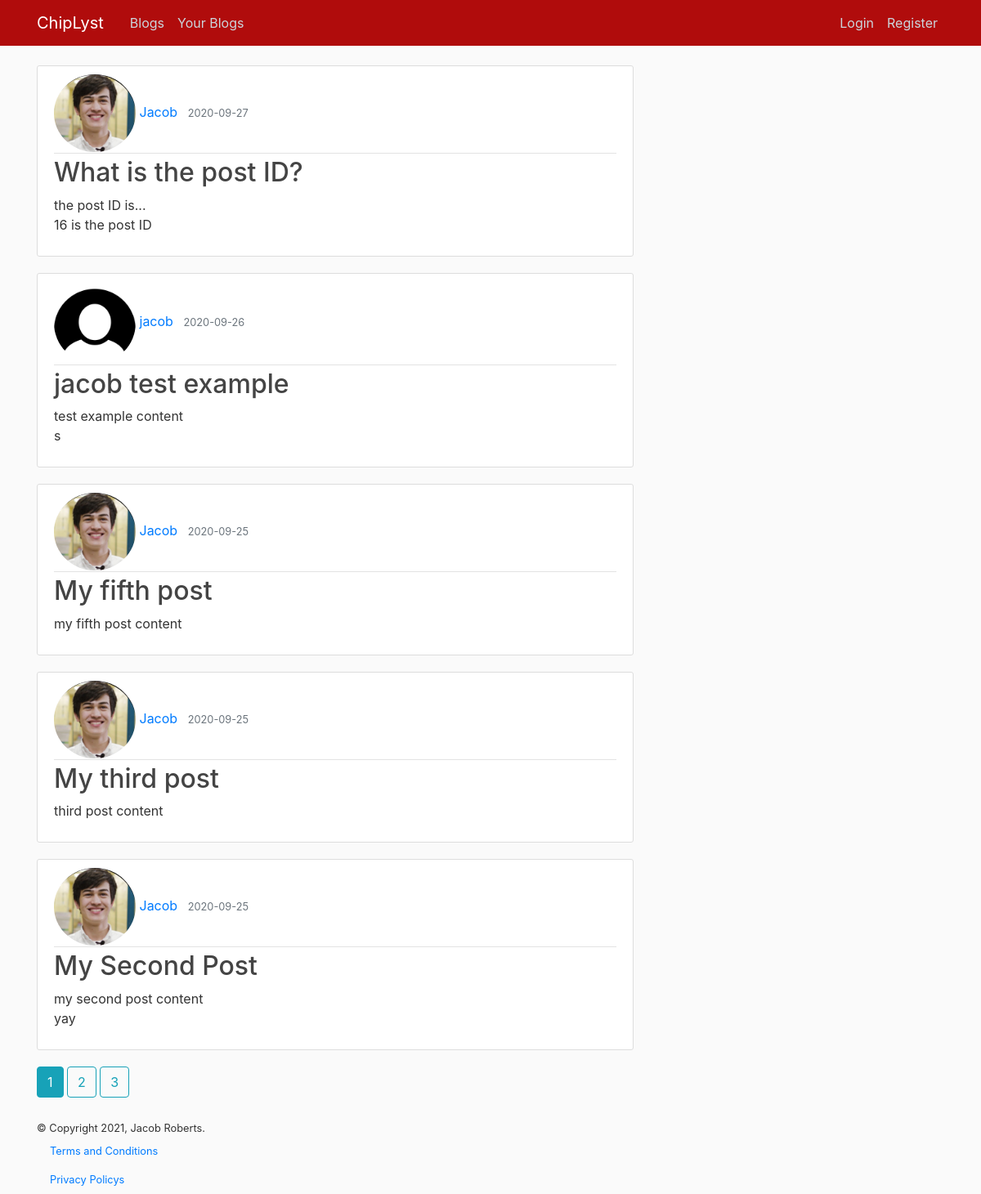
Page /home on the earlier database version.
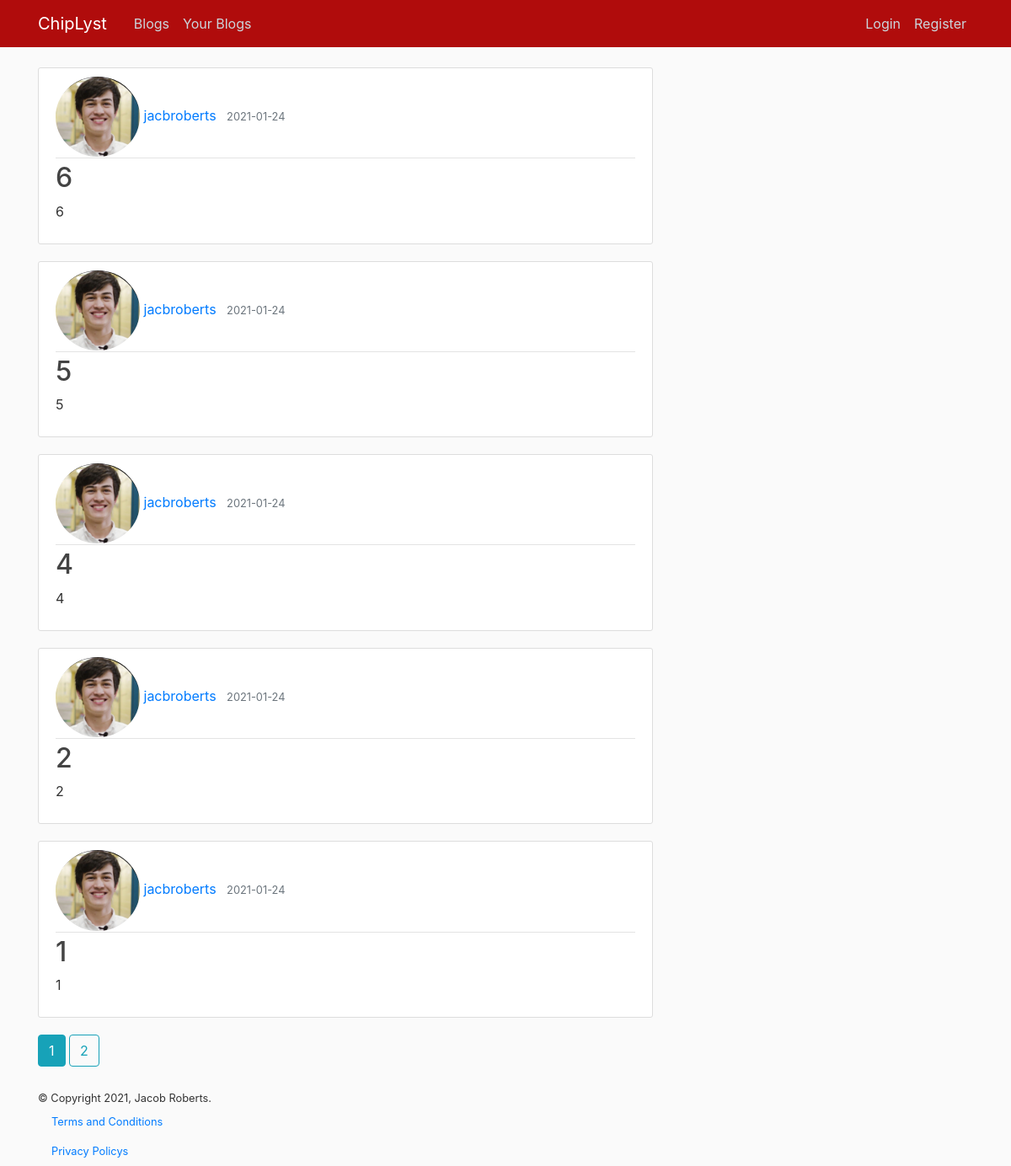
Same page on the later database version.
### main/models.py (models this page shows, shortened)
class Post(db.Model):
    id = db.Column(db.Integer, primary_key=True)
    title = db.Column(db.String(100), nullable=False)
    date_posted = db.Column(db.DateTime, nullable=False, default=datetime.utcnow)
    content = db.Column(db.Text, nullable=False)
    user_id = db.Column(db.Integer, db.ForeignKey('user.id'), nullable=False)

class User(db.Model, UserMixin):
    id = db.Column(db.Integer, primary_key=True)
    username = db.Column(db.String(20), unique=True, nullable=False)
    email= db.Column(db.String(120), unique=True, nullable=False)
    image_file = db.Column(db.String(20), nullable=False, default='default.jpg')
    password = db.Column(db.String(80), nullable=False)
    posts = db.relationship('Post', backref='author', lazy=True)
    lists = db.relationship('Lists', backref='author',lazy=True)
    group_memberships = db.relationship('Groups',backref=db.backref('user_memberships',lazy='select'))

### main/routes.py (the view)
@app.route('/home', methods=['GET','POST'])
def home():
    page = request.args.get('page', 1, type=int)
    posts = Post.query.order_by(Post.date_posted.desc()).paginate(page=page, per_page=5)
    return render_template('home.html', posts=posts)

### main/templates/home.html
{% extends "layout.html" %}
{% block content %}
    {% for post in posts.items %}
        <article class="media content-section">
          <div class="media-body">
            <div class="article-metadata">
              <img class="rounded-circle article-image" width="100" src="{{ url_for('static', filename='profilepics/'+ post.author.image_file)}}">
              <a class="mr-2" href="{{ url_for('user_posts', username=post.author.username)}}">{{ post.author.username }}</a>
              <small class="text-muted">{{ post.date_posted.strftime('%Y-%m-%d') }}</small>
            </div>
            <h2><a class="article-title" href="{{ url_for('post', post_id=post.id)}}">{{ post.title }}</a></h2>
            <p class="article-content">{{ post.content }}</p>
          </div>
        </article>
    {% endfor %}
    {% for page_num in posts.iter_pages(left_edge=1, right_edge=1, left_current=1, right_current=2) %}
    {% if page_num %}
      {% if posts.page == page_num %}
        <a class="btn btn-info mb-4" href="{{ url_for('home', page=page_num) }}">{{ page_num }}</a>
      {% else %}
        <a class="btn btn-outline-info mb-4" href="{{ url_for('home', page=page_num) }}">{{ page_num }}</a>
      {% endif %}
    {% else %}
      ...
    {% endif %}
    {% endfor %}
{% endblock content %}

### main/templates/layout.html (shortened to what this page needs)
<!DOCTYPE html>
<html>
<head>
    <link rel="stylesheet" href="https://maxcdn.bootstrapcdn.com/bootstrap/4.0.0/css/bootstrap.min.css">
    <link rel="stylesheet" type="text/css" href="{{ url_for('static', filename='main.css') }}">
</head>
<body>
    <header class="site-header">
      <nav class="navbar navbar-expand-md navbar-dark bg-steel fixed-top">
        <div class="container">
          <a class="navbar-brand mr-4" href="/">ChipLyst</a>
          <div class="collapse navbar-collapse" id="navbarToggle">
            <div class="navbar-nav mr-auto">
              <a class="nav-item nav-link" href="{{ url_for('home') }}">Blogs</a>
              <a class="nav-item nav-link" href="{{ url_for('lists') }}">Your Blogs</a>
            </div>
            <div class="navbar-nav">
              {% if current_user.is_authenticated %}
                <a class="nav-item nav-link" href="{{ url_for('account') }}">Account</a>
                <a class="nav-item nav-link" href="{{ url_for('logout') }}">Logout</a>
                <a class="nav-item nav-link" href="{{ url_for('new_post') }}">New Post</a>
              {% else %}
                <a class="nav-item nav-link" href="{{ url_for('login') }}">Login</a>
                <a class="nav-item nav-link" href="{{ url_for('register') }}">Register</a>
              {% endif %}
            </div>
          </div>
        </div>
      </nav>
    </header>
    <main role="main" class="container">
      <div class="row">
        <div class="col-md-8">
          {% block content %}{% endblock %}
        </div>
      </div>
      <div>
        <footer> <small>&copy; Copyright 2021, Jacob Roberts.
          <a class="nav-item nav-link" href="{{ url_for('terms_and_conditions')}}">Terms and Conditions</a>
          <a class="nav-item nav-link" href="{{ url_for('privacy_policy')}}">Privacy Policys</a>
        </footer>
      </div>
    </main>
</body>
</html>

### main/static/main.css (style rules this page uses)
body { background: #fafafa; color: #333333; margin-top: 5rem; }
h1, h2, h3, h4, h5, h6 { color: #444444; }
.bg-steel { background-color: #b00c0c; }
.site-header .navbar-nav .nav-link { color: #cbd5db; }
.content-section { background: #ffffff; padding: 10px 20px; border: 1px solid #dddddd; border-radius: 3px; margin-bottom: 20px; }
.article-title { color: #444444; }
.article-content { white-space: pre-line; }
.article-metadata { padding-bottom: 1px; margin-bottom: 4px; border-bottom: 1px solid #e3e3e3 }

Differences in the rows shown:
removed Post: image_file (picture), author.username "Jacob", date_posted "2020-09-27", title "What is the post ID?", content "the post ID is... 16 is the post ID"
removed Post: image_file (placeholder picture), author.username "jacob", date_posted "2020-09-26", title "jacob test example", content "test example content s"
removed Post: image_file (picture), author.username "Jacob", date_posted "2020-09-25", title "My fifth post", content "my fifth post content"
removed Post: image_file (picture), author.username "Jacob", date_posted "2020-09-25", title "My third post", content "third post content"
removed Post: image_file (picture), author.username "Jacob", date_posted "2020-09-25", title "My Second Post", content "my second post content yay"
now on this page (row edited): Post: image_file (picture), author.username "jacbroberts", date_posted "2021-01-24", title "6", content "6"
now on this page (row edited): Post: image_file (picture), author.username "jacbroberts", date_posted "2021-01-24", title "5", content "5"
now on this page (row edited): Post: image_file (picture), author.username "jacbroberts", date_posted "2021-01-24", title "4", content "4"
now on this page (row edited): Post: image_file (picture), author.username "jacbroberts", date_posted "2021-01-24", title "2", content "2"
now on this page (row edited): Post: image_file (picture), author.username "jacbroberts", date_posted "2021-01-24", title "1", content "1"
Other differences:
list line gone: "3"
